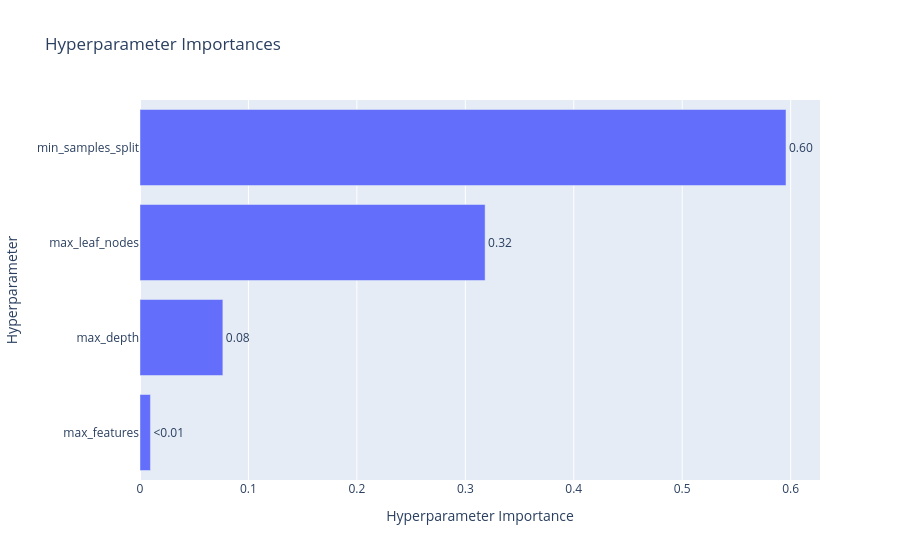

This figure's notebook cell:
### Markdown cell above
It's also interesting to know what was the most important hyper-parameter to improve the model performance

### Code cell
# Plot parameter importance
vis.plot_param_importances(study)

### Figure 1 — Plotly figure (JSON) as saved in the notebook; plotly's stock layout.template omitted (floating-point values rounded to 4 significant figures)
{"data": [{"cliponaxis": false, "hovertemplate": ["max_features (CategoricalDistribution): 0.00963898489410553<extra></extra>", "max_depth (IntDistribution): 0.07641179963494164<extra></extra>", "max_leaf_nodes (IntDistribution): 0.31824244215225217<extra></extra>", "min_samples_split (IntDistribution): 0.5957067733187006<extra></extra>"], "name": "Objective Value", "orientation": "h", "text": ["<0.01", "0.08", "0.32", "0.60"], "textposition": "outside", "type": "bar", "x": [0.009639, 0.07641, 0.3182, 0.5957], "y": ["max_features", "max_depth", "max_leaf_nodes", "min_samples_split"]}], "layout": {"title": {"text": "Hyperparameter Importances"}, "xaxis": {"title": {"text": "Hyperparameter Importance"}}, "yaxis": {"title": {"text": "Hyperparameter"}}}}
